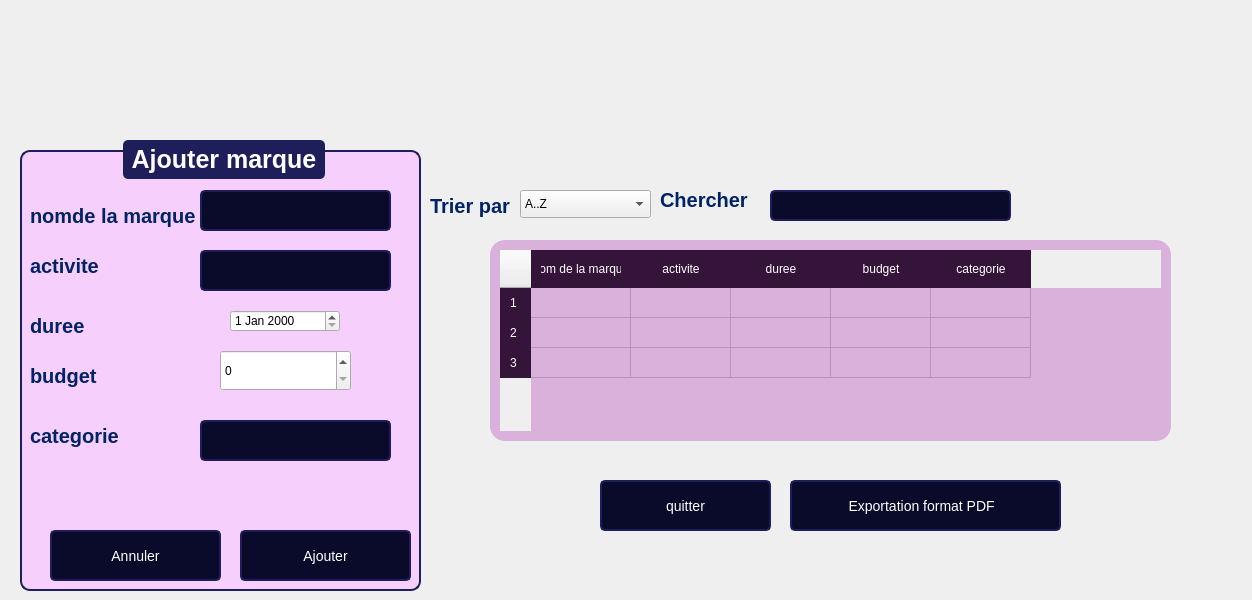
    <widget class="QWidget" name="page_6">
     <widget class="QLabel" name="label_139">
      <property name="geometry">
       <rect>
        <x>430</x>
        <y>190</y>
        <width>131</width>
        <height>31</height>
       </rect>
      </property>
      <property name="styleSheet">
       <string notr="true">QLabel {
	font: 6pt &quot;Segoe UI&quot;;
    font-size: 20px;
    font-weight: bold;
    color: #002366;  /* Bleu foncé */
}
</string>
      </property>
      <property name="text">
       <string>Trier par</string>
      </property>
     </widget>
     <widget class="QLineEdit" name="l2_16">
      <property name="geometry">
       <rect>
        <x>770</x>
        <y>190</y>
        <width>241</width>
        <height>31</height>
       </rect>
      </property>
      <property name="styleSheet">
       <string notr="true">QLineEdit, QDateTimeEdit {
    font-family: &quot;Arial&quot;;
    font-size: 14px;
    color: white;
    background-color: #0A0A2A;
    border: 2px solid #1E1E5A;
    border-radius: 5px;
    padding: 5px;
}

QPushButton {
    font-family: &quot;Arial Black&quot;;
    font-size: 14px;
    color: white;
    background-color: #0A0A2A;
    border: 2px solid #1E1E5A;
    border-radius: 5px;
    padding: 5px;
}

QPushButton:hover {
    background-color: #1E1E5A;
}

</string>
      </property>
     </widget>
     <widget class="QLabel" name="label_223">
      <property name="geometry">
       <rect>
        <x>660</x>
        <y>190</y>
        <width>131</width>
        <height>20</height>
       </rect>
      </property>
      <property name="styleSheet">
       <string notr="true">QLabel {
	font: 6pt &quot;Segoe UI&quot;;
    font-size: 20px;
    font-weight: bold;
    color: #002366;  /* Bleu foncé */
}
</string>
      </property>
      <property name="text">
       <string>Chercher </string>
      </property>
     </widget>
     <widget class="QTableWidget" name="tableWidget_2">
      <property name="geometry">
       <rect>
        <x>490</x>
        <y>240</y>
        <width>681</width>
        <height>201</height>
       </rect>
      </property>
      <property name="styleSheet">
       <string notr="true">QTableWidget {
    background-color: #DAB1DA;
    color: white;
    border-radius: 15px;
    padding: 10px;
    font-size: 16px;
    border: none;
}

QTableWidget::item {
    padding: 10px;
}

QTableWidget::item:selected {
    background-color: #5555FF;
    color: white;
}

QHeaderView::section {
    background-color: #341539;
    color: white;
    padding: 10px;
    border: none;
}</string>
      </property>
      <property name="rowCount">
       <number>3</number>
      </property>
      <property name="columnCount">
       <number>5</number>
      </property>
      <row/>
      <row/>
      <row/>
      <column>
       <property name="text">
        <string>nom de la marque</string>
       </property>
      </column>
      <column>
       <property name="text">
        <string>activite</string>
       </property>
      </column>
      <column>
       <property name="text">
        <string>duree</string>
       </property>
      </column>
      <column>
       <property name="text">
        <string>budget</string>
       </property>
      </column>
      <column>
       <property name="text">
        <string>categorie</string>
       </property>
      </column>
     </widget>
     <widget class="QGroupBox" name="groupBox_23">
      <property name="geometry">
       <rect>
        <x>20</x>
        <y>140</y>
        <width>401</width>
        <height>451</height>
       </rect>
      </property>
      <property name="styleSheet">
       <string notr="true">QGroupBox {
    font-family: &quot;Arial&quot;;
    font-size: 25px;
    font-weight: bold;
    color: #0A0A2A;
    border: 2px solid #1E1E5A;
    border-radius: 10px;
    margin-top: 10px;
    background-color: #F6CFFC;
}

QGroupBox::title {
    subcontrol-origin: margin;
    subcontrol-position: top center;
    padding: 5px;
    background-color: #1E1E5A;
    color: white;
    border-radius: 5px;
}
</string>
      </property>
      <property name="title">
       <string>Ajouter marque</string>
      </property>
      <widget class="QLabel" name="label_129">
       <property name="geometry">
        <rect>
         <x>10</x>
         <y>60</y>
         <width>171</width>
         <height>31</height>
        </rect>
       </property>
       <property name="styleSheet">
        <string notr="true">QLabel {
    font-size: 20px;
    font-weight: bold;
    color: #002366;  /* Bleu foncé */
}</string>
       </property>
       <property name="text">
        <string>nomde la marque</string>
       </property>
      </widget>
      <widget class="QLabel" name="label_130">
       <property name="geometry">
        <rect>
         <x>10</x>
         <y>110</y>
         <width>201</width>
         <height>31</height>
        </rect>
       </property>
       <property name="styleSheet">
        <string notr="true">QLabel {
	font: 6pt &quot;Segoe UI&quot;;
    font-size: 20px;
    font-weight: bold;
    color: #002366;  /* Bleu foncé */
}
</string>
       </property>
       <property name="text">
        <string>activite</string>
       </property>
      </widget>
      <widget class="QLineEdit" name="lineEdit_43">
       <property name="geometry">
        <rect>
         <x>180</x>
         <y>50</y>
         <width>191</width>
         <height>41</height>
        </rect>
       </property>
       <property name="styleSheet">
        <string notr="true">QLineEdit, QDateTimeEdit {
    font-family: &quot;Arial&quot;;
    font-size: 14px;
    color: white;
    background-color: #0A0A2A;
    border: 2px solid #1E1E5A;
    border-radius: 5px;
    padding: 5px;
}

QPushButton {
    font-family: &quot;Arial Black&quot;;
    font-size: 14px;
    color: white;
    background-color: #0A0A2A;
    border: 2px solid #1E1E5A;
    border-radius: 5px;
    padding: 5px;
}

QPushButton:hover {
    background-color: #1E1E5A;
}
</string>
       </property>
      </widget>
      <widget class="QLineEdit" name="l2_13">
       <property name="geometry">
        <rect>
         <x>180</x>
         <y>110</y>
         <width>191</width>
         <height>41</height>
        </rect>
       </property>
       <property name="styleSheet">
        <string notr="true">QLineEdit, QDateTimeEdit {
    font-family: &quot;Arial&quot;;
    font-size: 14px;
    color: white;
    background-color: #0A0A2A;
    border: 2px solid #1E1E5A;
    border-radius: 5px;
    padding: 5px;
}

QPushButton {
    font-family: &quot;Arial Black&quot;;
    font-size: 14px;
    color: white;
    background-color: #0A0A2A;
    border: 2px solid #1E1E5A;
    border-radius: 5px;
    padding: 5px;
}

QPushButton:hover {
    background-color: #1E1E5A;
}

</string>
       </property>
      </widget>
      <widget class="QLabel" name="label_136">
       <property name="geometry">
        <rect>
         <x>10</x>
         <y>200</y>
         <width>131</width>
         <height>20</height>
        </rect>
       </property>
       <property name="styleSheet">
        <string notr="true">QLabel {
	font: 6pt &quot;Segoe UI&quot;;
    font-size: 20px;
    font-weight: bold;
    color: #002366;  /* Bleu foncé */
}
</string>
       </property>
       <property name="text">
        <string/>
       </property>
      </widget>
      <widget class="QPushButton" name="pushButton_59">
       <property name="geometry">
        <rect>
         <x>290</x>
         <y>550</y>
         <width>91</width>
         <height>41</height>
        </rect>
       </property>
       <property name="styleSheet">
        <string notr="true">QLineEdit, QDateTimeEdit {
    font-family: &quot;Arial&quot;;
    font-size: 14px;
    color: white;
    background-color: #0A0A2A;
    border: 2px solid #1E1E5A;
    border-radius: 5px;
    padding: 5px;
}

QPushButton {
    font-family: &quot;Arial Black&quot;;
    font-size: 14px;
    color: white;
    background-color: #0A0A2A;
    border: 2px solid #1E1E5A;
    border-radius: 5px;
    padding: 5px;
}

QPushButton:hover {
    background-color: #1E1E5A;
}
</string>
       </property>
       <property name="text">
        <string>Annuler </string>
       </property>
       <property name="icon">
        <iconset>
         <normaloff>:/icons/icones/addition.png</normaloff>:/icons/icones/addition.png</iconset>
       </property>
       <property name="iconSize">
        <size>
         <width>20</width>
         <height>20</height>
        </size>
       </property>
      </widget>
      <widget class="QPushButton" name="pushButton_60">
       <property name="geometry">
        <rect>
         <x>20</x>
         <y>550</y>
         <width>91</width>
         <height>41</height>
        </rect>
       </property>
       <property name="styleSheet">
        <string notr="true">QLineEdit, QDateTimeEdit {
    font-family: &quot;Arial&quot;;
    font-size: 14px;
    color: white;
    background-color: #0A0A2A;
    border: 2px solid #1E1E5A;
    border-radius: 5px;
    padding: 5px;
}

QPushButton {
    font-family: &quot;Arial Black&quot;;
    font-size: 14px;
    color: white;
    background-color: #0A0A2A;
    border: 2px solid #1E1E5A;
    border-radius: 5px;
    padding: 5px;
}

QPushButton:hover {
    background-color: #1E1E5A;
}
</string>
       </property>
       <property name="text">
        <string>Ajouter </string>
       </property>
       <property name="icon">
        <iconset>
         <normaloff>:/icons/icones/addition.png</normaloff>:/icons/icones/addition.png</iconset>
       </property>
       <property name="iconSize">
        <size>
         <width>20</width>
         <height>20</height>
        </size>
       </property>
      </widget>
      <widget class="QSpinBox" name="spinBox">
       <property name="geometry">
        <rect>
         <x>200</x>
         <y>210</y>
         <width>131</width>
         <height>41</height>
        </rect>
       </property>
      </widget>
      <widget class="QLabel" name="label_133">
       <property name="geometry">
        <rect>
         <x>10</x>
         <y>220</y>
         <width>201</width>
         <height>31</height>
        </rect>
       </property>
       <property name="styleSheet">
        <string notr="true">QLabel {
	font: 6pt &quot;Segoe UI&quot;;
    font-size: 20px;
    font-weight: bold;
    color: #002366;  /* Bleu foncé */
}
</string>
       </property>
       <property name="text">
        <string>budget</string>
       </property>
      </widget>
      <widget class="QLabel" name="label_132">
       <property name="geometry">
        <rect>
         <x>10</x>
         <y>170</y>
         <width>191</width>
         <height>31</height>
        </rect>
       </property>
       <property name="styleSheet">
        <string notr="true">QLabel {
	font: 6pt &quot;Segoe UI&quot;;
    font-size: 20px;
    font-weight: bold;
    color: #002366;  /* Bleu foncé */
}
</string>
       </property>
       <property name="text">
        <string>duree </string>
       </property>
      </widget>
      <widget class="QDateEdit" name="dateEdit">
       <property name="geometry">
        <rect>
         <x>210</x>
         <y>170</y>
         <width>110</width>
         <height>22</height>
        </rect>
       </property>
      </widget>
      <widget class="QLabel" name="label_135">
       <property name="geometry">
        <rect>
         <x>10</x>
         <y>280</y>
         <width>211</width>
         <height>31</height>
        </rect>
       </property>
       <property name="styleSheet">
        <string notr="true">QLabel {
    font-size: 20px;
    font-weight: bold;
    color: #002366;  /* Bleu foncé */
}</string>
       </property>
       <property name="text">
        <string>categorie</string>
       </property>
      </widget>
      <widget class="QLineEdit" name="l2_14">
       <property name="geometry">
        <rect>
         <x>180</x>
         <y>280</y>
         <width>191</width>
         <height>41</height>
        </rect>
       </property>
       <property name="styleSheet">
        <string notr="true">QLineEdit, QDateTimeEdit {
    font-family: &quot;Arial&quot;;
    font-size: 14px;
    color: white;
    background-color: #0A0A2A;
    border: 2px solid #1E1E5A;
    border-radius: 5px;
    padding: 5px;
}

QPushButton {
    font-family: &quot;Arial Black&quot;;
    font-size: 14px;
    color: white;
    background-color: #0A0A2A;
    border: 2px solid #1E1E5A;
    border-radius: 5px;
    padding: 5px;
}

QPushButton:hover {
    background-color: #1E1E5A;
}

</string>
       </property>
      </widget>
      <widget class="QPushButton" name="pushButton_63">
       <property name="geometry">
        <rect>
         <x>220</x>
         <y>390</y>
         <width>171</width>
         <height>51</height>
        </rect>
       </property>
       <property name="styleSheet">
        <string notr="true">QLineEdit, QDateTimeEdit {
    font-family: &quot;Arial&quot;;
    font-size: 14px;
    color: white;
    background-color: #0A0A2A;
    border: 2px solid #1E1E5A;
    border-radius: 5px;
    padding: 5px;
}

QPushButton {
    font-family: &quot;Arial Black&quot;;
    font-size: 14px;
    color: white;
    background-color: #0A0A2A;
    border: 2px solid #1E1E5A;
    border-radius: 5px;
    padding: 5px;
}

QPushButton:hover {
    background-color: #1E1E5A;
}
</string>
       </property>
       <property name="text">
        <string>Ajouter</string>
       </property>
       <property name="icon">
        <iconset>
         <normaloff>:/icons/icones/addition.png</normaloff>:/icons/icones/addition.png</iconset>
       </property>
       <property name="iconSize">
        <size>
         <width>20</width>
         <height>20</height>
        </size>
       </property>
      </widget>
      <widget class="QPushButton" name="pushButton_64">
       <property name="geometry">
        <rect>
         <x>30</x>
         <y>390</y>
         <width>171</width>
         <height>51</height>
        </rect>
       </property>
       <property name="styleSheet">
        <string notr="true">QLineEdit, QDateTimeEdit {
    font-family: &quot;Arial&quot;;
    font-size: 14px;
    color: white;
    background-color: #0A0A2A;
    border: 2px solid #1E1E5A;
    border-radius: 5px;
    padding: 5px;
}

QPushButton {
    font-family: &quot;Arial Black&quot;;
    font-size: 14px;
    color: white;
    background-color: #0A0A2A;
    border: 2px solid #1E1E5A;
    border-radius: 5px;
    padding: 5px;
}

QPushButton:hover {
    background-color: #1E1E5A;
}
</string>
       </property>
       <property name="text">
        <string>Annuler</string>
       </property>
       <property name="icon">
        <iconset>
         <normaloff>:/icons/icones/addition.png</normaloff>:/icons/icones/addition.png</iconset>
       </property>
       <property name="iconSize">
        <size>
         <width>20</width>
         <height>20</height>
        </size>
       </property>
      </widget>
     </widget>
     <widget class="QPushButton" name="pushButton_61">
      <property name="geometry">
       <rect>
        <x>790</x>
        <y>480</y>
        <width>271</width>
        <height>51</height>
       </rect>
      </property>
      <property name="styleSheet">
       <string notr="true">QLineEdit, QDateTimeEdit {
    font-family: &quot;Arial&quot;;
    font-size: 14px;
    color: white;
    background-color: #0A0A2A;
    border: 2px solid #1E1E5A;
    border-radius: 5px;
    padding: 5px;
}

QPushButton {
    font-family: &quot;Arial Black&quot;;
    font-size: 14px;
    color: white;
    background-color: #0A0A2A;
    border: 2px solid #1E1E5A;
    border-radius: 5px;
    padding: 5px;
}

QPushButton:hover {
    background-color: #1E1E5A;
}
</string>
      </property>
      <property name="text">
       <string>Exportation format PDF  </string>
      </property>
      <property name="icon">
       <iconset>
        <normaloff>:/icons/icones/addition.png</normaloff>:/icons/icones/addition.png</iconset>
      </property>
      <property name="iconSize">
       <size>
        <width>20</width>
        <height>20</height>
       </size>
      </property>
     </widget>
     <widget class="QPushButton" name="pushButton_62">
      <property name="geometry">
       <rect>
        <x>600</x>
        <y>480</y>
        <width>171</width>
        <height>51</height>
       </rect>
      </property>
      <property name="styleSheet">
       <string notr="true">QLineEdit, QDateTimeEdit {
    font-family: &quot;Arial&quot;;
    font-size: 14px;
    color: white;
    background-color: #0A0A2A;
    border: 2px solid #1E1E5A;
    border-radius: 5px;
    padding: 5px;
}

QPushButton {
    font-family: &quot;Arial Black&quot;;
    font-size: 14px;
    color: white;
    background-color: #0A0A2A;
    border: 2px solid #1E1E5A;
    border-radius: 5px;
    padding: 5px;
}

QPushButton:hover {
    background-color: #1E1E5A;
}
</string>
      </property>
      <property name="text">
       <string>quitter</string>
      </property>
      <property name="icon">
       <iconset>
        <normaloff>:/icons/icones/addition.png</normaloff>:/icons/icones/addition.png</iconset>
      </property>
      <property name="iconSize">
       <size>
        <width>20</width>
        <height>20</height>
       </size>
      </property>
     </widget>
     <widget class="QComboBox" name="comboBox_2">
      <property name="geometry">
       <rect>
        <x>520</x>
        <y>190</y>
        <width>131</width>
        <height>28</height>
       </rect>
      </property>
      <item>
       <property name="text">
        <string>A..Z</string>
       </property>
      </item>
      <item>
       <property name="text">
        <string>Z..A</string>
       </property>
      </item>
     </widget>
     <widget class="QLabel" name="label_12">
      <property name="geometry">
       <rect>
        <x>452</x>
        <y>49</y>
        <width>791</width>
        <height>101</height>
       </rect>
      </property>
      <property name="text">
       <string/>
      </property>
      <property name="pixmap">
       <pixmap>../../Downloads/abed bel micro.png</pixmap>
      </property>
      <property name="scaledContents">
       <bool>true</bool>
      </property>
     </widget>
    </widget>
